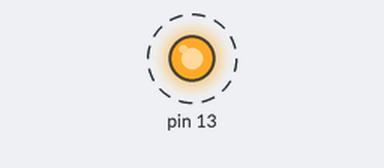
Bench run of a sketch on a simulated Arduino Uno, built with avr-gcc and run on an emulated ATmega328P. Shown: output pins drawn as LEDs (lit = HIGH). Dashed ring = blinking. What the sketch prints to the serial monitor is not drawn.

Above: at 0.5 s.
Timing chart, 0 to 4.6 s (numbered marks = the images above):
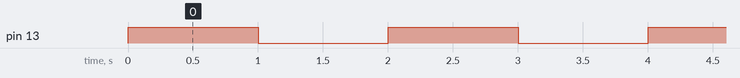

The sketch:

Entscheidungen1.ino
```cpp
/*
  Der leichte Einstieg in Arduino & Co.
  Mit DEBUG - Ausgabe

  Version 1.00, 16.05.2020
  Der Hobbyelektroniker
  https://community.hobbyelektroniker.ch
  https://www.youtube.com/c/HobbyelektronikerCh
  Der Code kann mit Quellenangabe frei verwendet werden.
*/

#define LED 13
#define ZEIT 1000

#define SET_OUTPUT(pin) pinMode(pin, OUTPUT)

void BLINK(int pin, int zeit) {
  digitalWrite(pin, HIGH);
  Serial.println("ein");
  delay(zeit);
  digitalWrite(pin, LOW);
  Serial.println("aus");
  delay(zeit);
}

void setup() {
  Serial.begin(9600);
  SET_OUTPUT(LED);
}

void loop() {
  BLINK(LED, ZEIT);
}
```

Measured:
- by itself, pin 13: alternates HIGH for 1.0 s and LOW for 1.0 s
